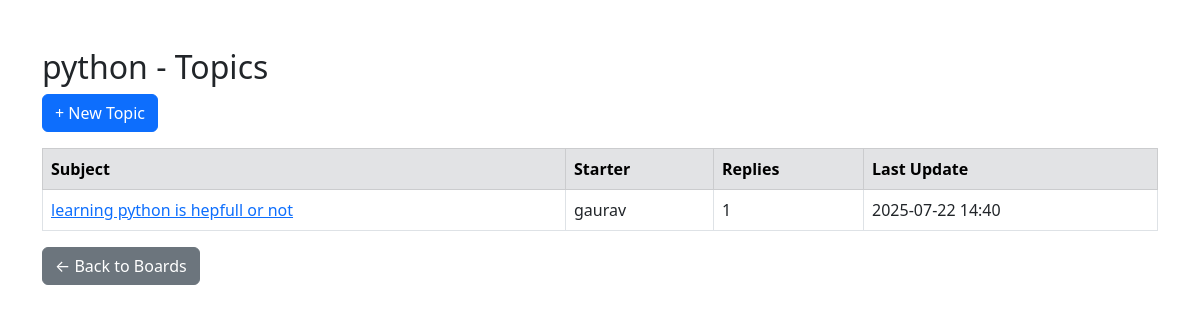
/boards/2/ (signed in), run on the app's committed database.
### testapp/models.py (models this page shows, shortened)
class Board(models.Model):
    name = models.CharField(max_length=100, unique=True)
    description = models.TextField()

class Topic(models.Model):
    subject = models.CharField(max_length=255)
    board = models.ForeignKey(Board, related_name='topics', on_delete=models.CASCADE)
    created_by = models.ForeignKey(User, related_name='topics', on_delete=models.CASCADE)
    created_at = models.DateTimeField(auto_now_add=True)

### testapp/views.py (the view)
# urls.py: path('boards/<int:board_id>/', views.board_topics, name='board_topics'),
@login_required
def board_topics(request, board_id):
    board = get_object_or_404(Board, pk=board_id)
    topics = board.topics.select_related('created_by').all()
    for topic in topics:
        topic.num_posts = topic.posts.count()
        last_post = topic.posts.order_by('-created_at').first()
        topic.last_post_date = last_post.created_at if last_post else None
    return render(request, 'board_topics.html', {'board': board, 'topics': topics})

### templates/board_topics.html (shortened to what this page needs)
<!DOCTYPE html>
<html lang="en">
<head>
</head>
<body>
 <link href="https://cdn.jsdelivr.net/npm/bootstrap@5.3.0/dist/css/bootstrap.min.css" rel="stylesheet">
<div class="container mt-5">
  <h2>{{ board.name }} - Topics</h2>
  <a class="btn btn-primary mb-3" href="{% url 'new_topic' board.pk %}">+ New Topic</a>
  <table class="table table-bordered table-hover">
    <thead class="table-secondary">
      <tr>
        <th>Subject</th>
        <th>Starter</th>
        <th>Replies</th>
        <th>Last Update</th>
      </tr>
    </thead>
    <tbody>
      {% for topic in topics %}
        <tr>
          <td><a href="{% url 'topic_posts' board.pk topic.pk %}">{{ topic.subject }}</a></td>
          <td>{{ topic.created_by.username }}</td>
          <td>{{ topic.num_posts }}</td>
          <td>{{ topic.last_post_date|date:"Y-m-d H:i" }}</td>
        </tr>
      {% empty %}
        <tr><td colspan="4">No topics yet.</td></tr>
      {% endfor %}
    </tbody>
  </table>
  <a href="{% url 'home' %}" class="btn btn-secondary">← Back to Boards</a>
</div>
</body>
</html>

### data on the page
Board: name "python"
Topic: subject "learning python is hepfull or not", created_by.username "gaurav", num_posts "1", last_post_date "2025-07-22 14:40"
